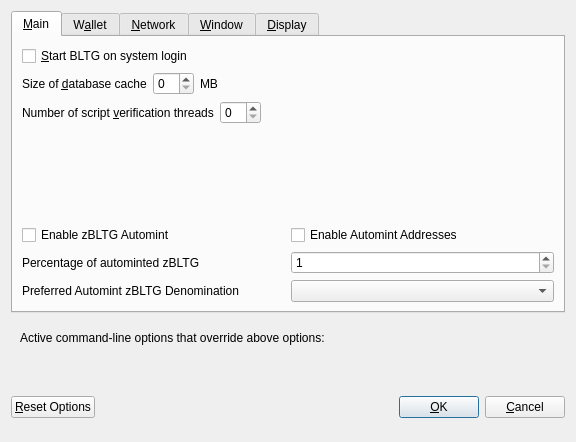
<?xml version="1.0" encoding="UTF-8"?>
<ui version="4.0">
 <class>OptionsDialog</class>
 <widget class="QDialog" name="OptionsDialog">
  <property name="geometry">
   <rect>
    <x>0</x>
    <y>0</y>
    <width>576</width>
    <height>442</height>
   </rect>
  </property>
  <property name="windowTitle">
   <string>Options</string>
  </property>
  <property name="modal">
   <bool>true</bool>
  </property>
  <layout class="QVBoxLayout" name="verticalLayout">
   <item>
    <widget class="QTabWidget" name="tabWidget">
     <property name="currentIndex">
      <number>0</number>
     </property>
     <widget class="QWidget" name="tabMain">
      <attribute name="title">
       <string>&amp;Main</string>
      </attribute>
      <layout class="QVBoxLayout" name="verticalLayout_Main">
       <item>
        <widget class="QCheckBox" name="bitcoinAtStartup">
         <property name="toolTip">
          <string>Automatically start BLTG after logging in to the system.</string>
         </property>
         <property name="text">
          <string>&amp;Start BLTG on system login</string>
         </property>
        </widget>
       </item>
       <item>
        <layout class="QHBoxLayout" name="horizontalLayout_2_Main">
         <item>
          <widget class="QLabel" name="databaseCacheLabel">
           <property name="text">
            <string>Size of &amp;database cache</string>
           </property>
           <property name="textFormat">
            <enum>Qt::PlainText</enum>
           </property>
           <property name="buddy">
            <cstring>databaseCache</cstring>
           </property>
          </widget>
         </item>
         <item>
          <widget class="QSpinBox" name="databaseCache"/>
         </item>
         <item>
          <widget class="QLabel" name="databaseCacheUnitLabel">
           <property name="text">
            <string>MB</string>
           </property>
           <property name="textFormat">
            <enum>Qt::PlainText</enum>
           </property>
          </widget>
         </item>
         <item>
          <spacer name="horizontalSpacer_2_Main">
           <property name="orientation">
            <enum>Qt::Horizontal</enum>
           </property>
           <property name="sizeHint" stdset="0">
            <size>
             <width>40</width>
             <height>20</height>
            </size>
           </property>
          </spacer>
         </item>
        </layout>
       </item>
       <item>
        <layout class="QHBoxLayout" name="horizontalLayout_3_Main">
         <item>
          <widget class="QLabel" name="threadsScriptVerifLabel">
           <property name="text">
            <string>Number of script &amp;verification threads</string>
           </property>
           <property name="textFormat">
            <enum>Qt::PlainText</enum>
           </property>
           <property name="buddy">
            <cstring>threadsScriptVerif</cstring>
           </property>
          </widget>
         </item>
         <item>
          <widget class="QSpinBox" name="threadsScriptVerif">
           <property name="toolTip">
            <string>(0 = auto, &lt;0 = leave that many cores free)</string>
           </property>
          </widget>
         </item>
         <item>
          <spacer name="horizontalSpacer_3_Main">
           <property name="orientation">
            <enum>Qt::Horizontal</enum>
           </property>
           <property name="sizeHint" stdset="0">
            <size>
             <width>40</width>
             <height>20</height>
            </size>
           </property>
          </spacer>
         </item>
        </layout>
       </item>
       <item>
        <spacer name="verticalSpacer_2">
         <property name="orientation">
          <enum>Qt::Vertical</enum>
         </property>
         <property name="sizeHint" stdset="0">
          <size>
           <width>20</width>
           <height>40</height>
          </size>
         </property>
        </spacer>
       </item>
       <item>
        <widget class="QWidget" name="verticalZpivOptionsWidget" native="true">
         <layout class="QVBoxLayout" name="verticalZpivOptionsLayout">
          <property name="margin">
           <number>0</number>
          </property>
          <item>
           <layout class="QHBoxLayout" name="horizontalAutomintingLayout">
            <item>
             <widget class="QCheckBox" name="checkBoxZeromintEnable">
              <property name="toolTip">
               <string>Enable automatic minting of BLTG units to zBLTG</string>
              </property>
              <property name="layoutDirection">
               <enum>Qt::LeftToRight</enum>
              </property>
              <property name="text">
               <string>Enable zBLTG Automint</string>
              </property>
             </widget>
            </item>
            <item>
             <widget class="QCheckBox" name="checkBoxZeromintAddresses">
              <property name="toolTip">
               <string>Enable automatic zBLTG minting from specific addresses</string>
              </property>
              <property name="layoutDirection">
               <enum>Qt::LeftToRight</enum>
              </property>
              <property name="text">
               <string>Enable Automint Addresses</string>
              </property>
             </widget>
            </item>
           </layout>
          </item>
          <item>
           <layout class="QHBoxLayout" name="horizontalZmintPercentageLayout">
            <item>
             <widget class="QLabel" name="percentage_label">
              <property name="toolTip">
               <string>Percentage of incoming BLTG which get automatically converted to zBLTG via Zerocoin Protocol (min: 10%)</string>
              </property>
              <property name="text">
               <string>Percentage of autominted zBLTG</string>
              </property>
             </widget>
            </item>
            <item>
             <widget class="QSpinBox" name="zeromintPercentage">
              <property name="minimum">
               <number>1</number>
              </property>
              <property name="maximum">
               <number>100</number>
              </property>
             </widget>
            </item>
           </layout>
          </item>
          <item>
           <layout class="QHBoxLayout" name="horizontalLayout" stretch="0,0">
            <property name="sizeConstraint">
             <enum>QLayout::SetFixedSize</enum>
            </property>
            <item>
             <widget class="QLabel" name="labelPreferredDenom">
              <property name="maximumSize">
               <size>
                <width>16777215</width>
                <height>16777215</height>
               </size>
              </property>
              <property name="toolTip">
               <string>Wait with automatic conversion to Zerocoin until enough BLTG for this denomination is available</string>
              </property>
              <property name="text">
               <string>Preferred Automint zBLTG Denomination</string>
              </property>
             </widget>
            </item>
            <item>
             <widget class="QComboBox" name="preferredDenom">
              <property name="maximumSize">
               <size>
                <width>16777215</width>
                <height>27</height>
               </size>
              </property>
              <property name="toolTip">
               <string>Wait with automatic conversion to Zerocoin until enough BLTG for this denomination is available</string>
              </property>
              <property name="maxVisibleItems">
               <number>9</number>
              </property>
              <property name="maxCount">
               <number>9</number>
              </property>
             </widget>
            </item>
           </layout>
          </item>
         </layout>
        </widget>
       </item>
      </layout>
     </widget>
     <widget class="QWidget" name="tabWallet">
      <attribute name="title">
       <string>W&amp;allet</string>
      </attribute>
      <layout class="QVBoxLayout" name="verticalLayout_Wallet">
       <item>
        <layout class="QHBoxLayout" name="horizontalLayout_2_Wallet">
         <item>
          <widget class="QLabel" name="labelStakeSplitThresholdText">
           <property name="text">
            <string>Stake split threshold:</string>
           </property>
          </widget>
         </item>
         <item>
          <widget class="QSpinBox" name="spinBoxStakeSplitThreshold">
           <property name="minimum">
            <number>1</number>
           </property>
           <property name="maximum">
            <number>999999</number>
           </property>
          </widget>
         </item>
        </layout>
       </item>
       <item>
        <widget class="QGroupBox" name="groupBox">
         <property name="title">
          <string>Expert</string>
         </property>
         <layout class="QVBoxLayout" name="verticalLayout_2">
          <item>
           <widget class="QCheckBox" name="coinControlFeatures">
            <property name="toolTip">
             <string>Whether to show coin control features or not.</string>
            </property>
            <property name="text">
             <string>Enable coin &amp;control features</string>
            </property>
           </widget>
          </item>
          <item>
           <widget class="QCheckBox" name="showMasternodesTab">
            <property name="toolTip">
             <string>Show additional tab listing all your masternodes in first sub-tab&lt;br/&gt;and all masternodes on the network in second sub-tab.</string>
            </property>
            <property name="text">
             <string>Show Masternodes Tab</string>
            </property>
           </widget>
          </item>
          <item>
           <widget class="QCheckBox" name="spendZeroConfChange">
            <property name="toolTip">
             <string>If you disable the spending of unconfirmed change, the change from a transaction&lt;br/&gt;cannot be used until that transaction has at least one confirmation.&lt;br/&gt;This also affects how your balance is computed.</string>
            </property>
            <property name="text">
             <string>&amp;Spend unconfirmed change</string>
            </property>
           </widget>
          </item>
         </layout>
        </widget>
       </item>
       <item>
        <spacer name="verticalSpacer_Wallet">
         <property name="orientation">
          <enum>Qt::Vertical</enum>
         </property>
         <property name="sizeHint" stdset="0">
          <size>
           <width>20</width>
           <height>40</height>
          </size>
         </property>
        </spacer>
       </item>
      </layout>
     </widget>
     <widget class="QWidget" name="tabNetwork">
      <attribute name="title">
       <string>&amp;Network</string>
      </attribute>
      <layout class="QVBoxLayout" name="verticalLayout_Network">
       <item>
        <widget class="QCheckBox" name="mapPortUpnp">
         <property name="toolTip">
          <string>Automatically open the BLTG client port on the router. This only works when your router supports UPnP and it is enabled.</string>
         </property>
         <property name="text">
          <string>Map port using &amp;UPnP</string>
         </property>
        </widget>
       </item>
       <item>
        <widget class="QCheckBox" name="allowIncoming">
         <property name="toolTip">
          <string>Accept connections from outside</string>
         </property>
         <property name="text">
          <string>Allow incoming connections</string>
         </property>
        </widget>
       </item>
       <item>
        <widget class="QCheckBox" name="connectSocks">
         <property name="toolTip">
          <string>Connect to the BLTG network through a SOCKS5 proxy.</string>
         </property>
         <property name="text">
          <string>&amp;Connect through SOCKS5 proxy (default proxy):</string>
         </property>
        </widget>
       </item>
       <item>
        <layout class="QHBoxLayout" name="horizontalLayout_1_Network">
         <item>
          <widget class="QLabel" name="proxyIpLabel">
           <property name="text">
            <string>Proxy &amp;IP:</string>
           </property>
           <property name="textFormat">
            <enum>Qt::PlainText</enum>
           </property>
           <property name="buddy">
            <cstring>proxyIp</cstring>
           </property>
          </widget>
         </item>
         <item>
          <widget class="QValidatedLineEdit" name="proxyIp">
           <property name="minimumSize">
            <size>
             <width>140</width>
             <height>0</height>
            </size>
           </property>
           <property name="maximumSize">
            <size>
             <width>140</width>
             <height>16777215</height>
            </size>
           </property>
           <property name="toolTip">
            <string>IP address of the proxy (e.g. IPv4: 127.0.0.1 / IPv6: ::1)</string>
           </property>
          </widget>
         </item>
         <item>
          <widget class="QLabel" name="proxyPortLabel">
           <property name="text">
            <string>&amp;Port:</string>
           </property>
           <property name="textFormat">
            <enum>Qt::PlainText</enum>
           </property>
           <property name="buddy">
            <cstring>proxyPort</cstring>
           </property>
          </widget>
         </item>
         <item>
          <widget class="QLineEdit" name="proxyPort">
           <property name="minimumSize">
            <size>
             <width>55</width>
             <height>0</height>
            </size>
           </property>
           <property name="maximumSize">
            <size>
             <width>55</width>
             <height>16777215</height>
            </size>
           </property>
           <property name="toolTip">
            <string>Port of the proxy (e.g. 9050)</string>
           </property>
          </widget>
         </item>
         <item>
          <spacer name="horizontalSpacer_1_Network">
           <property name="orientation">
            <enum>Qt::Horizontal</enum>
           </property>
           <property name="sizeHint" stdset="0">
            <size>
             <width>40</width>
             <height>20</height>
            </size>
           </property>
          </spacer>
         </item>
        </layout>
       </item>
       <item>
        <spacer name="verticalSpacer_Network">
         <property name="orientation">
          <enum>Qt::Vertical</enum>
         </property>
         <property name="sizeHint" stdset="0">
          <size>
           <width>20</width>
           <height>40</height>
          </size>
         </property>
        </spacer>
       </item>
      </layout>
     </widget>
     <widget class="QWidget" name="tabWindow">
      <attribute name="title">
       <string>&amp;Window</string>
      </attribute>
      <layout class="QVBoxLayout" name="verticalLayout_Window">
       <item>
        <widget class="QCheckBox" name="minimizeToTray">
         <property name="toolTip">
          <string>Show only a tray icon after minimizing the window.</string>
         </property>
         <property name="text">
          <string>&amp;Minimize to the tray instead of the taskbar</string>
         </property>
        </widget>
       </item>
       <item>
        <widget class="QCheckBox" name="minimizeOnClose">
         <property name="toolTip">
          <string>Minimize instead of exit the application when the window is closed. When this option is enabled, the application will be closed only after selecting Quit in the menu.</string>
         </property>
         <property name="text">
          <string>M&amp;inimize on close</string>
         </property>
        </widget>
       </item>
       <item>
        <spacer name="verticalSpacer_Window">
         <property name="orientation">
          <enum>Qt::Vertical</enum>
         </property>
         <property name="sizeHint" stdset="0">
          <size>
           <width>20</width>
           <height>40</height>
          </size>
         </property>
        </spacer>
       </item>
      </layout>
     </widget>
     <widget class="QWidget" name="tabDisplay">
      <attribute name="title">
       <string>&amp;Display</string>
      </attribute>
      <layout class="QVBoxLayout" name="verticalLayout_Display">
       <item>
        <layout class="QHBoxLayout" name="horizontalLayout_1_Display">
         <item>
          <widget class="QLabel" name="langLabel">
           <property name="text">
            <string>User Interface &amp;language:</string>
           </property>
           <property name="textFormat">
            <enum>Qt::PlainText</enum>
           </property>
           <property name="buddy">
            <cstring>lang</cstring>
           </property>
          </widget>
         </item>
         <item>
          <widget class="QValueComboBox" name="lang">
           <property name="toolTip">
            <string>The user interface language can be set here. This setting will take effect after restarting BLTG.</string>
           </property>
          </widget>
         </item>
        </layout>
       </item>
       <item>
        <widget class="QLabel" name="label_3">
         <property name="toolTip">
          <string notr="true"/>
         </property>
         <property name="statusTip">
          <string notr="true"/>
         </property>
         <property name="whatsThis">
          <string notr="true"/>
         </property>
         <property name="accessibleName">
          <string notr="true"/>
         </property>
         <property name="text">
          <string>Language missing or translation incomplete? Help contributing translations here:
https://www.transifex.com/bltg-project/bltg-project-translations</string>
         </property>
         <property name="wordWrap">
          <bool>true</bool>
         </property>
         <property name="openExternalLinks">
          <bool>true</bool>
         </property>
         <property name="textInteractionFlags">
          <set>Qt::TextBrowserInteraction</set>
         </property>
        </widget>
       </item>
       <item>
        <layout class="QHBoxLayout" name="horizontalLayout_2_Display" stretch="0,0">
         <item>
          <widget class="QLabel" name="themeLabel">
           <property name="text">
            <string>User Interface Theme:</string>
           </property>
          </widget>
         </item>
         <item>
          <widget class="QValueComboBox" name="theme"/>
         </item>
        </layout>
       </item>
       <item>
        <widget class="QWidget" name="verticalZbltgDisplayWidget" native="true">
         <layout class="QVBoxLayout" name="verticalZbltgDisplayLayout">
          <property name="margin">
           <number>0</number>
          </property>
          <item>
           <widget class="Line" name="line">
            <property name="orientation">
             <enum>Qt::Horizontal</enum>
            </property>
           </widget>
          </item>
          <item>
           <layout class="QHBoxLayout" name="horizontalLayout_3_Display">
            <item>
             <widget class="QLabel" name="unitLabel">
              <property name="text">
               <string>Unit to show amounts in:</string>
              </property>
              <property name="textFormat">
               <enum>Qt::PlainText</enum>
              </property>
             </widget>
            </item>
            <item>
             <widget class="QValueComboBox" name="unit">
              <property name="toolTip">
               <string>Choose the default subdivision unit to show in the interface and when sending coins.</string>
              </property>
             </widget>
            </item>
           </layout>
          </item>
          <item>
           <layout class="QHBoxLayout" name="horizontalLayout_4_Display">
            <item>
             <widget class="QLabel" name="digitsLabel">
              <property name="text">
               <string>Decimal digits</string>
              </property>
             </widget>
            </item>
            <item>
             <widget class="QValueComboBox" name="digits"/>
            </item>
           </layout>
          </item>
          <item>
           <layout class="QHBoxLayout" name="horizontalLayout_5_Display">
            <item>
             <widget class="QCheckBox" name="checkBoxHideZeroBalances">
              <property name="toolTip">
               <string>Hide empty balances</string>
              </property>
              <property name="layoutDirection">
               <enum>Qt::LeftToRight</enum>
              </property>
              <property name="text">
               <string>Hide empty balances</string>
              </property>
             </widget>
            </item>
            <item>
             <widget class="QCheckBox" name="checkBoxHideOrphans">
              <property name="toolTip">
               <string>Hide orphan stakes in transaction lists</string>
              </property>
              <property name="text">
               <string>Hide orphan stakes</string>
              </property>
             </widget>
            </item>
            <item>
             <spacer name="horizontalSpacer">
              <property name="orientation">
               <enum>Qt::Horizontal</enum>
              </property>
              <property name="sizeHint" stdset="0">
               <size>
                <width>40</width>
                <height>20</height>
               </size>
              </property>
             </spacer>
            </item>
           </layout>
          </item>
          <item>
           <layout class="QHBoxLayout" name="horizontalLayout_6_Display">
            <item>
             <widget class="QLabel" name="thirdPartyTxUrlsLabel">
              <property name="toolTip">
               <string>Third party URLs (e.g. a block explorer) that appear in the transactions tab as context menu items. %s in the URL is replaced by transaction hash. Multiple URLs are separated by vertical bar |.</string>
              </property>
              <property name="text">
               <string>Third party transaction URLs</string>
              </property>
             </widget>
            </item>
            <item>
             <widget class="QLineEdit" name="thirdPartyTxUrls">
              <property name="toolTip">
               <string>Third party URLs (e.g. a block explorer) that appear in the transactions tab as context menu items. %s in the URL is replaced by transaction hash. Multiple URLs are separated by vertical bar |.</string>
              </property>
             </widget>
            </item>
           </layout>
          </item>
         </layout>
        </widget>
       </item>
       <item>
        <spacer name="verticalSpacer">
         <property name="orientation">
          <enum>Qt::Vertical</enum>
         </property>
         <property name="sizeHint" stdset="0">
          <size>
           <width>20</width>
           <height>40</height>
          </size>
         </property>
        </spacer>
       </item>
      </layout>
     </widget>
    </widget>
   </item>
   <item>
    <widget class="QFrame" name="frame">
     <layout class="QVBoxLayout" name="verticalLayout_Bottom">
      <item>
       <layout class="QHBoxLayout" name="horizontalLayout_Bottom">
        <item>
         <widget class="QLabel" name="overriddenByCommandLineInfoLabel">
          <property name="text">
           <string>Active command-line options that override above options:</string>
          </property>
          <property name="textFormat">
           <enum>Qt::PlainText</enum>
          </property>
         </widget>
        </item>
        <item>
         <spacer name="horizontalSpacer_Bottom">
          <property name="orientation">
           <enum>Qt::Horizontal</enum>
          </property>
          <property name="sizeHint" stdset="0">
           <size>
            <width>40</width>
            <height>20</height>
           </size>
          </property>
         </spacer>
        </item>
       </layout>
      </item>
      <item>
       <widget class="QLabel" name="overriddenByCommandLineLabel">
        <property name="text">
         <string/>
        </property>
        <property name="textFormat">
         <enum>Qt::PlainText</enum>
        </property>
        <property name="wordWrap">
         <bool>true</bool>
        </property>
       </widget>
      </item>
     </layout>
    </widget>
   </item>
   <item>
    <layout class="QHBoxLayout" name="horizontalLayout_Buttons">
     <item>
      <widget class="QPushButton" name="resetButton">
       <property name="toolTip">
        <string>Reset all client options to default.</string>
       </property>
       <property name="text">
        <string>&amp;Reset Options</string>
       </property>
       <property name="autoDefault">
        <bool>false</bool>
       </property>
      </widget>
     </item>
     <item>
      <spacer name="horizontalSpacer_1">
       <property name="orientation">
        <enum>Qt::Horizontal</enum>
       </property>
       <property name="sizeHint" stdset="0">
        <size>
         <width>40</width>
         <height>48</height>
        </size>
       </property>
      </spacer>
     </item>
     <item>
      <widget class="QLabel" name="statusLabel">
       <property name="minimumSize">
        <size>
         <width>200</width>
         <height>0</height>
        </size>
       </property>
       <property name="font">
        <font>
         <weight>75</weight>
         <bold>true</bold>
        </font>
       </property>
       <property name="text">
        <string/>
       </property>
       <property name="textFormat">
        <enum>Qt::PlainText</enum>
       </property>
       <property name="wordWrap">
        <bool>true</bool>
       </property>
      </widget>
     </item>
     <item>
      <spacer name="horizontalSpacer_2">
       <property name="orientation">
        <enum>Qt::Horizontal</enum>
       </property>
       <property name="sizeHint" stdset="0">
        <size>
         <width>40</width>
         <height>48</height>
        </size>
       </property>
      </spacer>
     </item>
     <item>
      <widget class="QPushButton" name="okButton">
       <property name="text">
        <string>&amp;OK</string>
       </property>
       <property name="autoDefault">
        <bool>false</bool>
       </property>
       <property name="default">
        <bool>true</bool>
       </property>
      </widget>
     </item>
     <item>
      <widget class="QPushButton" name="cancelButton">
       <property name="text">
        <string>&amp;Cancel</string>
       </property>
       <property name="autoDefault">
        <bool>false</bool>
       </property>
      </widget>
     </item>
    </layout>
   </item>
  </layout>
 </widget>
 <customwidgets>
  <customwidget>
   <class>QValidatedLineEdit</class>
   <extends>QLineEdit</extends>
   <header>qvalidatedlineedit.h</header>
  </customwidget>
  <customwidget>
   <class>QValueComboBox</class>
   <extends>QComboBox</extends>
   <header>qvaluecombobox.h</header>
  </customwidget>
 </customwidgets>
 <resources/>
 <connections/>
</ui>
